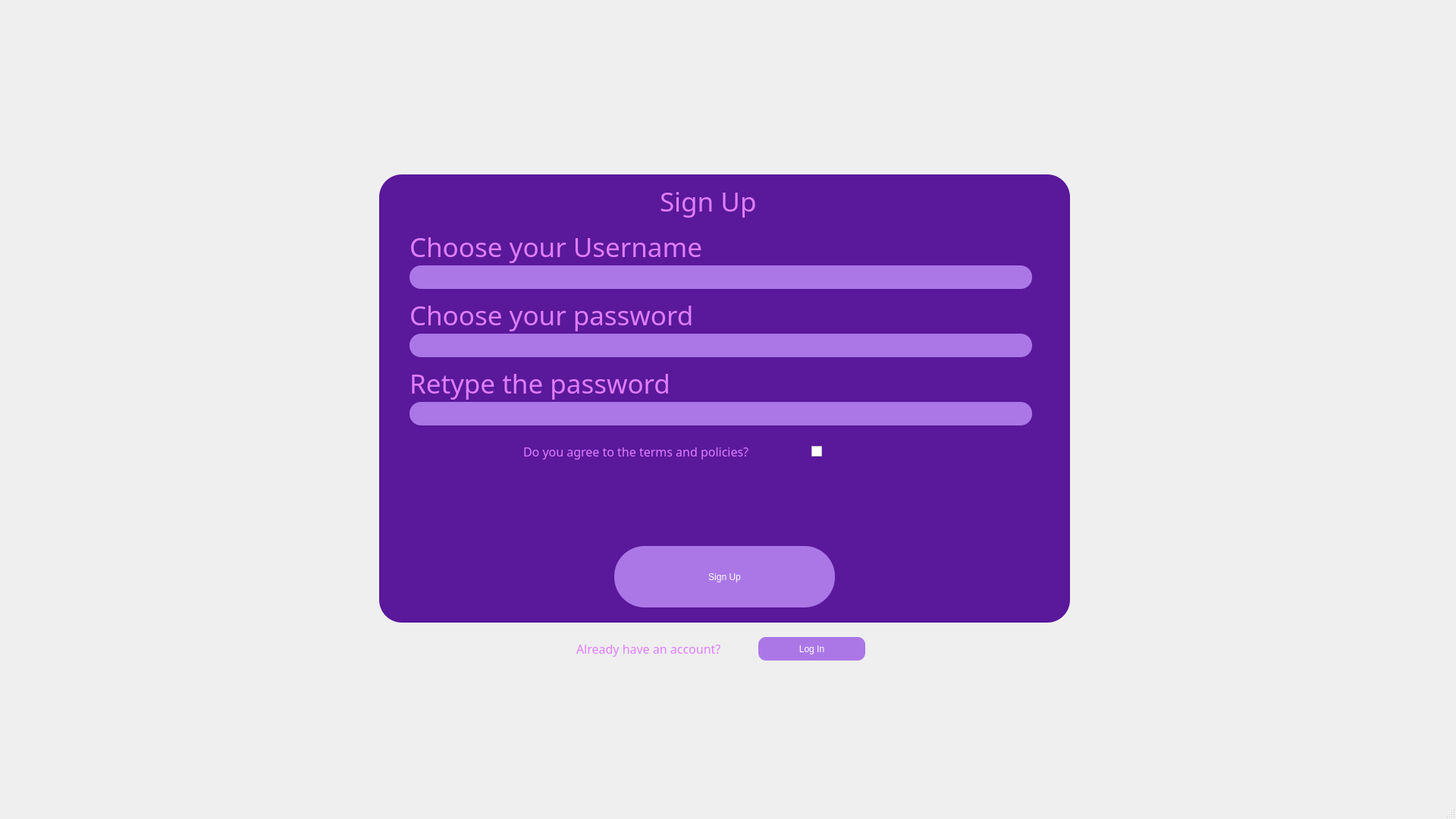
<?xml version="1.0" encoding="UTF-8"?>
<ui version="4.0">
 <class>SignUpPage</class>
 <widget class="QMainWindow" name="SignUpPage">
  <property name="geometry">
   <rect>
    <x>0</x>
    <y>0</y>
    <width>1920</width>
    <height>1080</height>
   </rect>
  </property>
  <property name="minimumSize">
   <size>
    <width>1920</width>
    <height>1080</height>
   </size>
  </property>
  <property name="maximumSize">
   <size>
    <width>1920</width>
    <height>1080</height>
   </size>
  </property>
  <property name="windowTitle">
   <string>MainWindow</string>
  </property>
  <widget class="QWidget" name="centralwidget">
   <widget class="QLabel" name="label">
    <property name="geometry">
     <rect>
      <x>0</x>
      <y>0</y>
      <width>1920</width>
      <height>1080</height>
     </rect>
    </property>
    <property name="sizePolicy">
     <sizepolicy hsizetype="Preferred" vsizetype="Preferred">
      <horstretch>0</horstretch>
      <verstretch>0</verstretch>
     </sizepolicy>
    </property>
    <property name="minimumSize">
     <size>
      <width>1920</width>
      <height>1080</height>
     </size>
    </property>
    <property name="maximumSize">
     <size>
      <width>1920</width>
      <height>1080</height>
     </size>
    </property>
    <property name="text">
     <string/>
    </property>
    <property name="pixmap">
     <pixmap>Pics/LogInPic.png</pixmap>
    </property>
   </widget>
   <widget class="QLabel" name="LogInLabel">
    <property name="geometry">
     <rect>
      <x>500</x>
      <y>230</y>
      <width>911</width>
      <height>591</height>
     </rect>
    </property>
    <property name="styleSheet">
     <string notr="true">background-color: rgb(90, 24, 154);
border-radius: 30px;</string>
    </property>
    <property name="text">
     <string/>
    </property>
   </widget>
   <widget class="QLabel" name="label_3">
    <property name="geometry">
     <rect>
      <x>870</x>
      <y>230</y>
      <width>191</width>
      <height>71</height>
     </rect>
    </property>
    <property name="font">
     <font>
      <family>Yu Gothic</family>
      <pointsize>26</pointsize>
     </font>
    </property>
    <property name="styleSheet">
     <string notr="true">color: rgb(223, 126, 255);</string>
    </property>
    <property name="text">
     <string>Sign Up </string>
    </property>
   </widget>
   <widget class="QLabel" name="label_5">
    <property name="geometry">
     <rect>
      <x>540</x>
      <y>290</y>
      <width>531</width>
      <height>71</height>
     </rect>
    </property>
    <property name="font">
     <font>
      <family>Yu Gothic</family>
      <pointsize>26</pointsize>
     </font>
    </property>
    <property name="styleSheet">
     <string notr="true">color: rgb(223, 126, 255);</string>
    </property>
    <property name="text">
     <string>Choose your Username</string>
    </property>
   </widget>
   <widget class="QLabel" name="label_6">
    <property name="geometry">
     <rect>
      <x>540</x>
      <y>380</y>
      <width>481</width>
      <height>71</height>
     </rect>
    </property>
    <property name="font">
     <font>
      <family>Yu Gothic</family>
      <pointsize>26</pointsize>
     </font>
    </property>
    <property name="styleSheet">
     <string notr="true">color: rgb(223, 126, 255);</string>
    </property>
    <property name="text">
     <string>Choose your password</string>
    </property>
   </widget>
   <widget class="QLineEdit" name="NewUsernameInput">
    <property name="geometry">
     <rect>
      <x>540</x>
      <y>350</y>
      <width>821</width>
      <height>31</height>
     </rect>
    </property>
    <property name="font">
     <font>
      <family>Rockwell</family>
      <pointsize>10</pointsize>
     </font>
    </property>
    <property name="styleSheet">
     <string notr="true">background-color: rgb(171, 119, 231);
border-radius: 15px;</string>
    </property>
    <property name="text">
     <string/>
    </property>
   </widget>
   <widget class="QLineEdit" name="NewPasswordInput">
    <property name="geometry">
     <rect>
      <x>540</x>
      <y>440</y>
      <width>821</width>
      <height>31</height>
     </rect>
    </property>
    <property name="font">
     <font>
      <family>Rockwell</family>
      <pointsize>10</pointsize>
     </font>
    </property>
    <property name="styleSheet">
     <string notr="true">background-color: rgb(171, 119, 231);
border-radius: 15px;</string>
    </property>
    <property name="text">
     <string/>
    </property>
   </widget>
   <widget class="QPushButton" name="SignUpBtn">
    <property name="geometry">
     <rect>
      <x>810</x>
      <y>720</y>
      <width>291</width>
      <height>81</height>
     </rect>
    </property>
    <property name="styleSheet">
     <string notr="true">QPushButton {
	font: 20pt &quot;Arial Rounded MT Bold&quot;;
	font: 75 10pt &quot;Georgia&quot;;
    background-color: rgb(171, 119, 231);
    color: white;
    border: none;
    border-radius: 40px;
	
}



QPushButton:pressed {
    background-color: rgb(131, 79, 191);
}


</string>
    </property>
    <property name="text">
     <string>Sign Up</string>
    </property>
   </widget>
   <widget class="QLabel" name="label_7">
    <property name="geometry">
     <rect>
      <x>690</x>
      <y>580</y>
      <width>801</width>
      <height>31</height>
     </rect>
    </property>
    <property name="font">
     <font>
      <family>Yu Gothic</family>
      <pointsize>12</pointsize>
     </font>
    </property>
    <property name="styleSheet">
     <string notr="true">color: rgb(223, 126, 255);</string>
    </property>
    <property name="text">
     <string>Do you agree to the terms and policies?</string>
    </property>
   </widget>
   <widget class="QCheckBox" name="AgreementCheckBox">
    <property name="geometry">
     <rect>
      <x>1070</x>
      <y>580</y>
      <width>101</width>
      <height>31</height>
     </rect>
    </property>
    <property name="styleSheet">
     <string notr="true">color: rgb(223, 126, 255);
font: 8pt &quot;MS Shell Dlg 2&quot;;</string>
    </property>
    <property name="text">
     <string/>
    </property>
   </widget>
   <widget class="QLabel" name="ErrorLabel">
    <property name="geometry">
     <rect>
      <x>580</x>
      <y>680</y>
      <width>801</width>
      <height>31</height>
     </rect>
    </property>
    <property name="font">
     <font>
      <family>Yu Gothic</family>
      <pointsize>12</pointsize>
     </font>
    </property>
    <property name="styleSheet">
     <string notr="true">color: rgb(170, 0, 0);</string>
    </property>
    <property name="text">
     <string/>
    </property>
   </widget>
   <widget class="QLabel" name="label_8">
    <property name="geometry">
     <rect>
      <x>760</x>
      <y>840</y>
      <width>801</width>
      <height>31</height>
     </rect>
    </property>
    <property name="font">
     <font>
      <family>Yu Gothic</family>
      <pointsize>12</pointsize>
     </font>
    </property>
    <property name="styleSheet">
     <string notr="true">color: rgb(223, 126, 255);</string>
    </property>
    <property name="text">
     <string>Already have an account?</string>
    </property>
   </widget>
   <widget class="QPushButton" name="LogInbtn">
    <property name="geometry">
     <rect>
      <x>1000</x>
      <y>840</y>
      <width>141</width>
      <height>31</height>
     </rect>
    </property>
    <property name="styleSheet">
     <string notr="true">QPushButton {
	font: 20pt &quot;Arial Rounded MT Bold&quot;;
	font: 75 10pt &quot;Georgia&quot;;
    background-color: rgb(171, 119, 231);
    color: white;
    border: none;
    border-radius: 10px;
	
}



QPushButton:pressed {
    background-color: rgb(131, 79, 191);
}


</string>
    </property>
    <property name="text">
     <string>Log In</string>
    </property>
   </widget>
   <widget class="QLabel" name="label_9">
    <property name="geometry">
     <rect>
      <x>540</x>
      <y>470</y>
      <width>481</width>
      <height>71</height>
     </rect>
    </property>
    <property name="font">
     <font>
      <family>Yu Gothic</family>
      <pointsize>26</pointsize>
     </font>
    </property>
    <property name="styleSheet">
     <string notr="true">color: rgb(223, 126, 255);</string>
    </property>
    <property name="text">
     <string>Retype the password</string>
    </property>
   </widget>
   <widget class="QLineEdit" name="RetypePasswordInput">
    <property name="geometry">
     <rect>
      <x>540</x>
      <y>530</y>
      <width>821</width>
      <height>31</height>
     </rect>
    </property>
    <property name="font">
     <font>
      <family>Rockwell</family>
      <pointsize>10</pointsize>
     </font>
    </property>
    <property name="styleSheet">
     <string notr="true">background-color: rgb(171, 119, 231);
border-radius: 15px;</string>
    </property>
    <property name="text">
     <string/>
    </property>
   </widget>
   <zorder>label</zorder>
   <zorder>LogInLabel</zorder>
   <zorder>NewUsernameInput</zorder>
   <zorder>NewPasswordInput</zorder>
   <zorder>label_3</zorder>
   <zorder>label_5</zorder>
   <zorder>label_6</zorder>
   <zorder>SignUpBtn</zorder>
   <zorder>label_7</zorder>
   <zorder>AgreementCheckBox</zorder>
   <zorder>ErrorLabel</zorder>
   <zorder>label_8</zorder>
   <zorder>LogInbtn</zorder>
   <zorder>label_9</zorder>
   <zorder>RetypePasswordInput</zorder>
  </widget>
  <widget class="QMenuBar" name="menubar">
   <property name="geometry">
    <rect>
     <x>0</x>
     <y>0</y>
     <width>1920</width>
     <height>26</height>
    </rect>
   </property>
  </widget>
  <widget class="QStatusBar" name="statusbar"/>
 </widget>
 <resources/>
 <connections/>
</ui>
